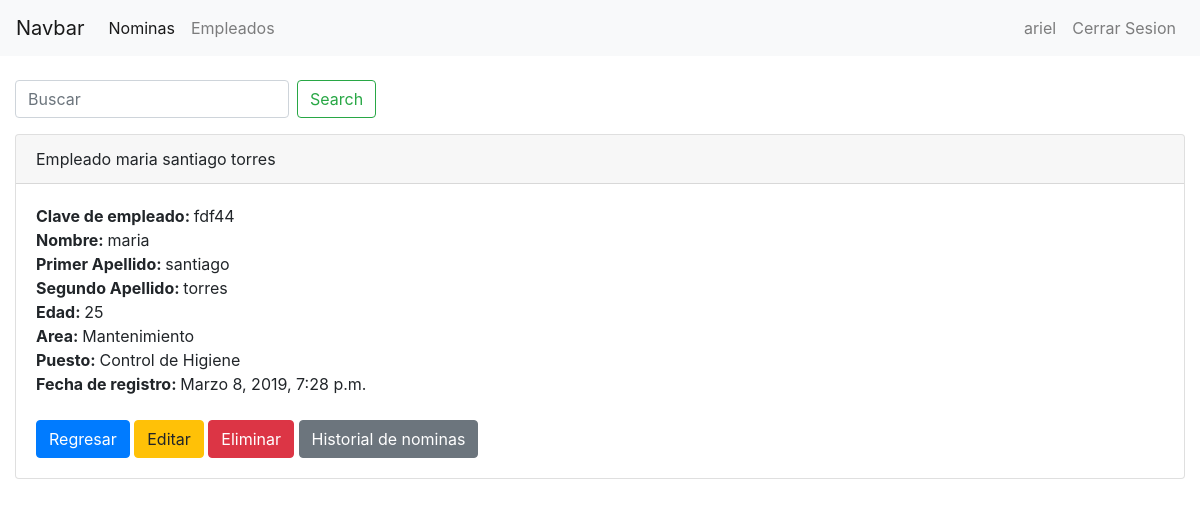
Screenshot of /empleado/2/ (signed in) with the database file from the repository.
### empleados/models.py (models this page shows, shortened)
class Empleado(models.Model):
	areas = (
		('Administracion', 'Administracion'),
		('Aduanas', 'Aduanas'),
		('Negocios', 'Negocios'),
		('Mercadotecnia', 'Mercadotecnia'),
		('Relaciones Publicas', 'Relaciones Publicas'),
		('Mantenimiento', 'Mantenimiento'),
		('Ingenieria', 'Ingenieria'),
		('Diseño', 'Diseño'),
		)
	puestos = (
		('Documentador','Documentador'),
		('Import-Export','Import-Export'),
		('Vendedor','Vendedor'),
		('Social Manager','Social Manager'),
		('RP','RP'),
		('Control de Higiene','Control de Higiene'),
		('Produccion','Produccion'),
		('Imagen Corporativa', 'Imagen Corporativa'),
		)
	clave_empleado = models.CharField(max_length=50)
	nombre = models.CharField(max_length=200)
	primer_apellido = models.CharField(max_length=200)
	segundo_apellido = models.CharField(max_length=200)
	edad = models.IntegerField()
	area = models.CharField(max_length=100, choices=areas, default='Administracion')
	puesto = models.CharField(max_length=100, choices=puestos, default='Documentador')
	fecha_registro = models.DateTimeField(default=timezone.now)
	@property
	def Nombre_completo(self):
		return '{} {} {}'.format(self.nombre, self.primer_apellido, self.segundo_apellido)

### empleados/views.py (the view)
# urls.py: path('empleado/<int:pk>/', EmpleadoDetailView.as_view(), name='empleado-detalles'),
class EmpleadoDetailView(LoginRequiredMixin, DetailView):
	model = Empleado

### empleados/templates/empleados/empleado_detail.html
{% extends "empleados/base.html" %}
{% block content %}
<div class="card mt-3">
	<div class="card-header">Empleado {{ object.Nombre_completo }}</div>
	<div class="card-body">
		<strong>Clave de empleado: </strong>{{ object.clave_empleado }}<br>
		<strong>Nombre: </strong>{{ object.nombre }}<br>
		<strong>Primer Apellido: </strong>{{ object.primer_apellido }}<br>
		<strong>Segundo Apellido: </strong>{{ object.segundo_apellido }}<br>
		<strong>Edad: </strong>{{ object.edad }}<br>
		<strong>Area: </strong>{{ object.area }}<br>
		<strong>Puesto: </strong>{{ object.puesto }}<br>
		<strong>Fecha de registro: </strong>{{ object.fecha_registro }}<br><br>
		<div>
		<a class="btn btn-primary" href="{% url 'index-empleados' %}">Regresar</a>
		<a class="btn btn-warning" href="{% url 'empleado-editar' object.id %}">Editar</a>
		<a class="btn btn-danger" href="{% url 'empleado-eliminar' object.id %}">Eliminar</a>
		<a class="btn btn-secondary" href="{% url 'nomina-empleado' object.clave_empleado %}">Historial de nominas</a>
		</div>
	</div>
</div>
{% endblock %}

### empleados/templates/empleados/base.html (shortened to what this page needs)
<!doctype html>
<html lang="en">
<head>
  <link rel="stylesheet" href="https://stackpath.bootstrapcdn.com/bootstrap/4.3.1/css/bootstrap.min.css">
</head>
<body>
 <nav class="navbar navbar-expand-lg navbar-light bg-light">
  <a class="navbar-brand" href="#">Navbar</a>
  <div class="collapse navbar-collapse" id="navbarSupportedContent">
   {% if user.is_authenticated %}
   <ul class="navbar-nav mr-auto">
    <li class="nav-item active">
      <a class="nav-link" href="{% url 'index' %}">Nominas</a>
    </li>
    <li class="nav-item">
      <a class="nav-link" href="{% url 'index-empleados' %}">Empleados</a>
    </li>
  </ul>
  {% endif %}
  <ul class="navbar-nav  ml-auto">
    {% if user.is_authenticated %}
     <li class="nav-item">
    <a class="nav-link" href="">{{user}}</a>
     </li>
    <li class="nav-item">
      <a class="nav-link" href="{% url 'logout' %}">Cerrar Sesion</a>
    </li>
    {% else %}
    <li class="nav-item ">
      <a class="nav-link" href="{% url 'login' %}">Iniciar Sesion</a>
    </li>
    {% endif %}
  </ul>
</div>
</nav>
<div class="container-fluid mt-4">
  {% if user.is_authenticated %}
  <form class="form-inline my-2 my-lg-0" method="GET" action="{% url 'search' %}">
    <input class="form-control mr-sm-2" type="search" placeholder="Buscar" aria-label="Search" value="{{ request.GET.q }}" name="q">
    <button class="btn btn-outline-success my-2 my-sm-0" type="submit">Search</button>
  </form>
  {% endif %}
  {% block content %}
  {% endblock %}
</div>
</body>
</html>

### rows the page displays
Empleado: Nombre_completo "maria santiago torres", clave_empleado "fdf44", nombre "maria", primer_apellido "santiago", segundo_apellido "torres", edad "25", area "Mantenimiento", puesto "Control de Higiene", fecha_registro "Marzo 8, 2019, 7:28 p.m."

### other values shown
{{ user }} "ariel"
